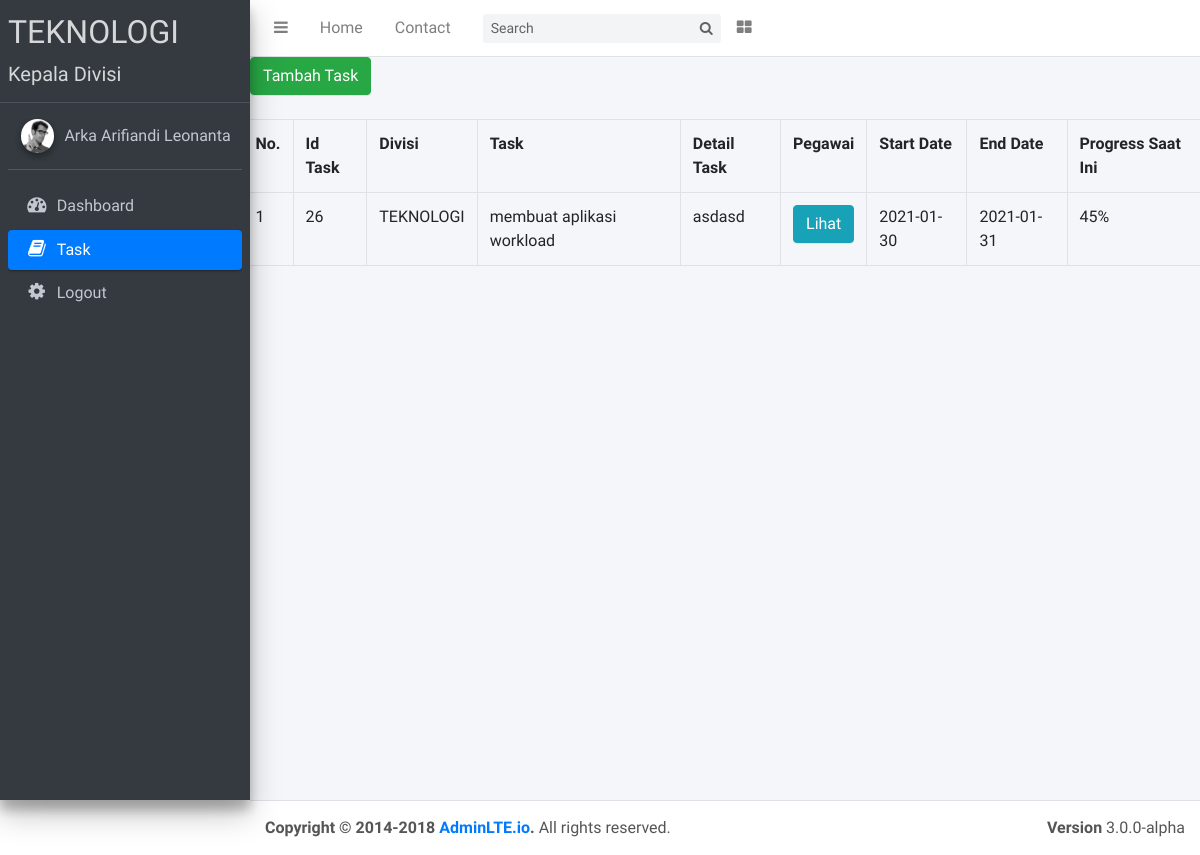
/pages/user_1/view_task.php (signed in), run on the app's committed database.
### tables this page shows
CREATE TABLE `tabel_task` (
  `id_task` int(11) NOT NULL,
  `divisi` varchar(255) NOT NULL,
  `task` varchar(255) NOT NULL,
  `detail_task` varchar(255) NOT NULL,
  `start_date` date NOT NULL,
  `end_date` date NOT NULL,
  `status` int(1) NOT NULL
);

### pages/user_1/view_task.php (the view, shortened to what this page needs)
<!DOCTYPE html>
<html>
<?php
  $no = 1;
  $connect = mysqli_connect("localhost", "root", "", "magang_pal");
  $query="SELECT * FROM tabel_task WHERE divisi='$_SESSION[divisi]' ORDER BY id_task desc ;";
  $result = mysqli_query($connect,$query);
?>
<head>
  <link rel="stylesheet" href="../../plugins/font-awesome/css/font-awesome.min.css">
  <link rel="stylesheet" href="https://code.ionicframework.com/ionicons/2.0.1/css/ionicons.min.css">
  <link rel="stylesheet" href="../../dist/css/adminlte.min.css">
  <link rel="stylesheet" href="../../plugins/iCheck/flat/blue.css">
  <link rel="stylesheet" href="../../plugins/morris/morris.css">
  <link rel="stylesheet" href="../../plugins/jvectormap/jquery-jvectormap-1.2.2.css">
  <link rel="stylesheet" href="../../plugins/datepicker/datepicker3.css">
  <link rel="stylesheet" href="../../plugins/select2/select2.min.css">
  <link rel="stylesheet" href="../../plugins/daterangepicker/daterangepicker-bs3.css">
  <link rel="stylesheet" href="../../plugins/bootstrap-wysihtml5/bootstrap3-wysihtml5.min.css">
		<link href="https://cdnjs.cloudflare.com/ajax/libs/select2/4.0.10/css/select2.min.css" rel="stylesheet" />
</head>
<body class="hold-transition sidebar-mini">
  <div class="wrapper">
    <nav class="main-header navbar navbar-expand bg-white navbar-light border-bottom">
      <ul class="navbar-nav">
        <li class="nav-item">
          <a class="nav-link" data-widget="pushmenu" href="#"><i class="fa fa-bars"></i></a>
        </li>
        <li class="nav-item d-none d-sm-inline-block">
          <a href="dashboard_1.php" class="nav-link">Home</a>
        </li>
        <li class="nav-item d-none d-sm-inline-block">
          <a href="#" class="nav-link">Contact</a>
        </li>
      </ul>
      <form class="form-inline ml-3">
        <div class="input-group input-group-sm">
          <input class="form-control form-control-navbar" type="search" placeholder="Search" aria-label="Search">
          <div class="input-group-append">
            <button class="btn btn-navbar" type="submit">
              <i class="fa fa-search"></i>
            </button>
          </div>
        </div>
        <ul class="navbar-nav ml-auto">
          <li class="nav-item">
            <a class="nav-link" data-widget="control-sidebar" data-slide="true" href="#"><i
                class="fa fa-th-large"></i></a>
          </li>
        </ul>
    </nav>
    <aside class="main-sidebar sidebar-dark-primary elevation-4">
      <a href="dashboard_1.php" class="brand-link">
        <h2 class="brand-text font-weight-light"><b><?php echo $_SESSION['divisi']; ?></b></h2>
        <span class="brand-text font-weight-light"><?php echo $_SESSION['jabatan']; ?></span>
      </a>
      <div class="sidebar">
        <div class="user-panel mt-3 pb-3 mb-3 d-flex">
          <div class="image">
            <img src="../../dist/img/user2-160x160.jpg" class="img-circle elevation-2" alt="User Image">
          </div>
          <div class="info">
            <a href="#" class="d-block"><?php echo $_SESSION['nama']; ?></a>
          </div>
        </div>
        <nav class="mt-2">
          <ul class="nav nav-pills nav-sidebar flex-column" data-widget="treeview" role="menu" data-accordion="false">
            <li class="nav-item">
              <a href="dashboard_1.php" class="nav-link">
                <i class="fa fa-dashboard nav-icon"></i>
                <p>Dashboard</p>
              </a>
            </li>
            <li class="nav-item ">
              <a href="view_task.php" class="nav-link active">
                <i class="nav-icon fa fa-book"></i>
                <p>Task</p>
              </a>
            <li class="nav-item">
              <a href="../../function/logout.php" class="nav-link">
                <i class="nav-icon fa fa-gear"></i>
                <p>
                  Logout
                </p>
              </a>
            </li>
          </ul>
        </nav>
      </div>
    </aside>
    <div class="content-wrapper">
      <div class="panel panel-flat">
    <button type="button" name="age" id="age" data-toggle="modal" data-target="#create_task_modal"
      class="btn btn-success">Tambah Task</button>
  </div>
  <div class="row mb-2">
    <br />
    <div class="table-responsive">
      <br />
      <div id="view_task">
        <table class="table table-bordered">
          <tr>
            <th>No.</th>
            <th>Id Task</th>
            <th>Divisi</th>
            <th>Task</th>
            <th>Detail Task</th>
            <th>Pegawai</th>
            <th>Start Date</th>
            <th>End Date</th>
            <th>Progress Saat Ini</th>
          </tr>
          <?php
                  while($row = mysqli_fetch_array($result)) {
              ?>
          <tr>
            <td><?php echo $no ?></td>
            <td><?php echo $row['id_task'] ?></td>
            <td><?php echo $row['divisi'] ?></td>
            <td><?php echo $row['task'] ?></td>
            <td><?php echo $row['detail_task'] ?></td>
            <td><input type="button" name="view" value="Lihat" id="<?php echo $row["id_task"]; ?>"
                class="btn btn-info btn-xs view_data" /></td>
            <td><?php echo $row['start_date'] ?></td>
            <td><?php echo $row['end_date']?></td>
            <td>45%</td>
          </tr>
          <?php $no++;
              } ?>
        </table>
      </div>
    </div>
  </div>
  </div>
  </div>
  <footer class="main-footer">
    <strong>Copyright &copy; 2014-2018 <a href="http://adminlte.io">AdminLTE.io</a>.</strong>
    All rights reserved.
    <div class="float-right d-none d-sm-inline-block">
      <b>Version</b> 3.0.0-alpha
    </div>
  </footer>
</body>
</html>

### data on the page
tabel_task: id_task "26", divisi "TEKNOLOGI", task "membuat aplikasi workload", detail_task "asdasd", start_date "2021-01-30", end_date "2021-01-31"

### other printed values
$_SESSION['divisi'] "TEKNOLOGI"
$_SESSION['jabatan'] "Kepala Divisi"
$_SESSION['nama'] "Arka Arifiandi Leonanta"
